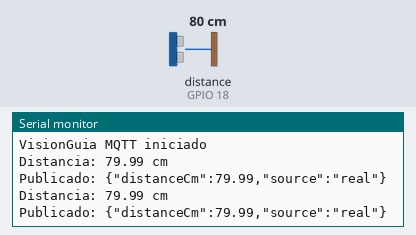
Recording of a sketch running on a simulated ESP32. Parts: the last lines printed to the serial monitor. Wiring (inferred from the names in the program): ultrasonic range finder: trigger GPIO 5; echo GPIO 18. Inputs (shaded band) come from the test bench; at power-on: distance to the obstacle (sensor on GPIO 18) 80 cm. The echo pulse lasts 58.3 µs per cm; WiFi joins after 1.5 s; servers stay silent unless stated; no MQTT or app messages arrive unless stated.

Above: at 2.7 s.
2.8 s: distance to the obstacle (sensor on GPIO 18) set to 2 cm
At 4.1 s:
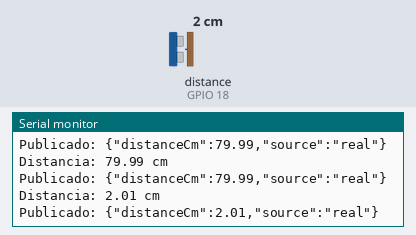
4.3 s: distance to the obstacle (sensor on GPIO 18) set to 4 cm
At 5.4 s:
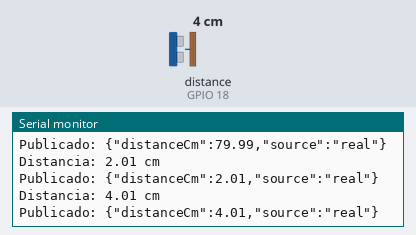
Timing chart, 0 to 7.3 s (numbered marks = the images above; inputs shaded):
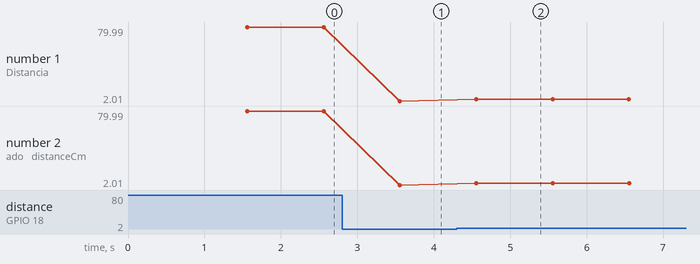

Measured:
- after the input at 2.8 s, the serial monitor: prints a new line after 0.75 s (image 1)
- after the input at 4.3 s, the serial monitor: prints a new line after 0.25 s (image 2)
- plotted number 1: 79.99 → 2.01 after the input at 2.8 s, 2.01 → 4.01 after the input at 4.3 s
- plotted number 2: 79.99 → 2.01 after the input at 2.8 s, 2.01 → 4.01 after the input at 4.3 s

The sketch:

VisionGuia_MQTT.ino
```cpp
#include <WiFi.h>
#include <PubSubClient.h>

// =====================================
// CONFIGURACION WIFI
// =====================================
const char* WIFI_SSID = "iPhone de E";
const char* WIFI_PASSWORD = "entel123";

// =====================================
// CONFIGURACION MQTT
// =====================================
const char* MQTT_SERVER = "192.168.18.22";
const int MQTT_PORT = 1883;

const char* MQTT_TOPIC = "visionguia/sensor/distancia";
const char* MQTT_CLIENT_ID = "VisionGuia-ESP32";

// =====================================
// SENSOR HC-SR04
// =====================================
#define TRIG_PIN 5
#define ECHO_PIN 18

// =====================================
// OBJETOS
// =====================================
WiFiClient espClient;
PubSubClient mqttClient(espClient);

unsigned long lastMeasurement = 0;
const unsigned long measurementInterval = 1000;

// =====================================
// CONEXION WIFI
// =====================================
void connectWiFi() {
  Serial.print("Conectando a WiFi");

  WiFi.mode(WIFI_STA);
  WiFi.begin(WIFI_SSID, WIFI_PASSWORD);

  while (WiFi.status() != WL_CONNECTED) {
    delay(500);
    Serial.print(".");
  }

  Serial.println();
  Serial.println("WiFi conectado");
  Serial.print("IP del ESP32: ");
  Serial.println(WiFi.localIP());
}

// =====================================
// CONEXION MQTT
// =====================================
void connectMQTT() {
  while (!mqttClient.connected()) {
    Serial.print("Conectando a MQTT...");

    if (mqttClient.connect(MQTT_CLIENT_ID)) {
      Serial.println(" conectado");
    } else {
      Serial.print(" Error: ");
      Serial.print(mqttClient.state());
      Serial.println(" Reintentando en 3 segundos");
      delay(3000);
    }
  }
}

// =====================================
// LECTURA DEL SENSOR
// =====================================
float readDistance() {
  digitalWrite(TRIG_PIN, LOW);
  delayMicroseconds(3);

  digitalWrite(TRIG_PIN, HIGH);
  delayMicroseconds(10);
  digitalWrite(TRIG_PIN, LOW);

  unsigned long duration = pulseIn(ECHO_PIN, HIGH, 30000UL);

  if (duration == 0) {
    return -1;
  }

  float distance = duration * 0.0343 / 2.0;

  if (distance < 2 || distance > 400) {
    return -1;
  }

  return distance;
}

// =====================================
// PUBLICAR MEDICION MQTT
// =====================================
void publishMeasurement(float distance) {
  char payload[100];

  snprintf(
    payload,
    sizeof(payload),
    "{\"distanceCm\":%.2f,\"source\":\"real\"}",
    distance
  );

  bool published = mqttClient.publish(MQTT_TOPIC, payload);

  if (published) {
    Serial.print("Publicado: ");
    Serial.println(payload);
  } else {
    Serial.println("Error al publicar MQTT");
  }
}

// =====================================
// SETUP
// =====================================
void setup() {
  Serial.begin(115200);

  pinMode(TRIG_PIN, OUTPUT);
  pinMode(ECHO_PIN, INPUT);

  digitalWrite(TRIG_PIN, LOW);

  connectWiFi();

  mqttClient.setServer(MQTT_SERVER, MQTT_PORT);
  mqttClient.setBufferSize(256);

  connectMQTT();

  Serial.println("VisionGuia MQTT iniciado");
}

// =====================================
// LOOP
// =====================================
void loop() {
  if (WiFi.status() != WL_CONNECTED) {
    connectWiFi();
  }

  if (!mqttClient.connected()) {
    connectMQTT();
  }

  mqttClient.loop();

  unsigned long now = millis();

  if (now - lastMeasurement >= measurementInterval) {
    lastMeasurement = now;

    float distance = readDistance();

    if (distance >= 0) {
      Serial.print("Distancia: ");
      Serial.print(distance);
      Serial.println(" cm");

      publishMeasurement(distance);
    } else {
      Serial.println("Sin eco valido. No se publica medicion.");
    }
  }
}
```
